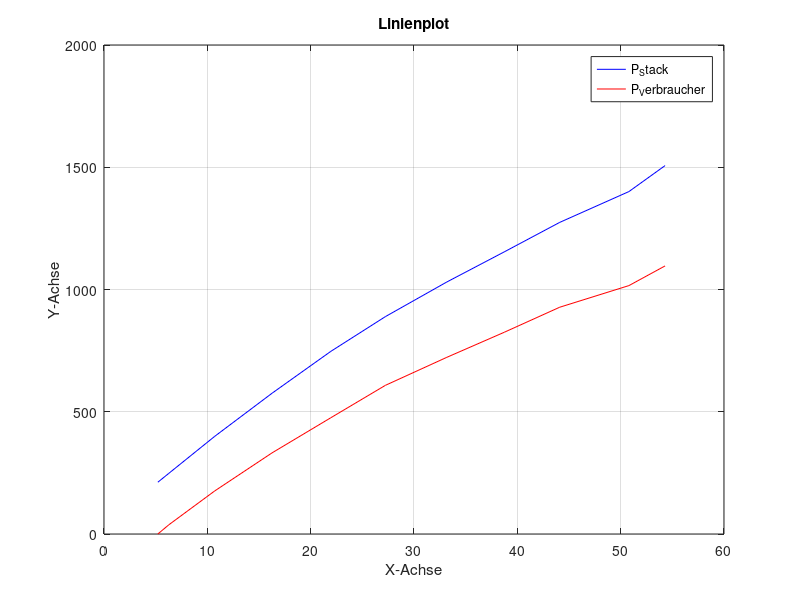

The MATLAB source for this figure:
x = [5.21, 6.27, 10.71, 16.27, 21.95, 27.23, 33.17, 38.73, 44.10, 50.80, 54.30]; % x-Werte
y1 = [211.79, 247.98, 399.27, 575.96, 746.96, 889.06, 1030.59, 1153.77, 1274.49, 1400.56, 1506.83]; % y-Werte für Linie 1
y2 = [0.00, 37.55, 176.00, 332.00, 475.50, 608.00, 722.50, 825.00, 927.50, 1016.00, 1096.50]; % y-Werte für Linie 2

% Plotting der Linien
plot(x, y1, 'b-', x, y2, 'r-'); % Blaue Linie für y1, Rote Linie für y2

% Anpassung der Darstellung des Diagramms
xlabel('X-Achse'); % Beschriftung der x-Achse
ylabel('Y-Achse'); % Beschriftung der y-Achse
title('Linienplot'); % Titel des Diagramms
grid on; % Gitterlinien anzeigen
legend('P_Stack', 'P_Verbraucher'); % Legende hinzufügen

